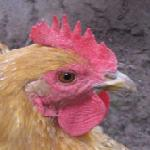
#> input picture machine-learning-tutorials/Classification/Practice/test-images/chickenside0015.jpg, 150 x 150 px
$ jupyter execute --allow-errors 5-Animal-Classification-Performance-Improvement-Case-Study.ipynb
#> lines starting #> are read from the running program, lines starting #| are printed output that depends on the picture
[cell 1]
#pip install opencv-python

<h2>Animal Classification - Improving Classification Performance</h2>

You are given an image classification datasets and template solution:

<ul>
<li>In the current implementation, <b>Grayscale pixel intensities</b> have been used as features trained on a logistic regression model</li>
    <li><b>Only two classes of animals</b> have been considered so far: Chickens and Cats</li>
</ul>

<b style="color:blue">You are tasked to do the following and improve the model performance:</b>

<ul>
    <li>Improve the F1 score using other models such as Neural Networks</li>
    <li>Use RGB features rather than Grayscale and compare performance</li>
    <li>Extend the problem to multiclass (21 classes)</li>
</ul>

<b style="color:blue;">1. Load the datasets and get the list of all animal classes</b>

[cell 2]
import pandas as pd
import os
import warnings
warnings.filterwarnings('ignore')

folder_path = '..\..\..\datasets\\animals'
directories = [name for name in os.listdir(folder_path) if os.path.isdir(os.path.join(folder_path, name))]
animal_classes = directories #get the list all animal classes
print(animal_classes)

[cell 3]
animal_classes = ['DuckHead','ChickenHead','PandaHead']#

<b style="color:blue;">2. Display an animal of each class </b>

[cell 4]
import matplotlib.pyplot as plt
#import matplotlib.image as mpimg
import cv2
import numpy as np

Nc = len(animal_classes)
#> (the rest of this cell did not finish here and is left out)

<b style="color:blue;">3. Create a dataframe of records based on the image data and the existing class labels</b>

<ol>
    <li>Convert every image to grayscale (black and white)</li>
    <li>Resize every image to the same size (40 x 40)</li>
    <li>Convert the image matrix into an array of pixel features</li>
    <li>Form your dataframe</li>
</ol>

[cell 5]
import cv2
new_width = 30
new_height = 30

image_df = pd.DataFrame(columns=['image_name', 'image_class'] + [f'feat_{i}' for i in range(new_width*new_height)])

#> (the rest of this cell did not finish here and is left out)

[cell 6]
X = image_df.drop(columns=['image_name','image_class'])
y = image_df[['image_class']]

[cell 7]
from sklearn.preprocessing import StandardScaler
#---Data Scaling
Sc = StandardScaler()
#> (the rest of this cell did not finish here and is left out)

<b style="color:blue;">4. Split the Data into Training/Test set</b>

[cell 8]
from sklearn.model_selection import train_test_split

#> (the rest of this cell did not finish here and is left out)

<b style="color:blue;">5. Model Building</b>

[cell 9]
from sklearn.linear_model import LogisticRegression

lg = LogisticRegression()
#> (the rest of this cell did not finish here and is left out)

<b style="color:blue;">6. Model Evaluation</b>

[cell 10]
from sklearn.metrics import classification_report

#> (the rest of this cell did not finish here and is left out)

<b style="color:blue;">7. Image Test</b>

[cell 11]
test_image = 'test-images/chickenside0015.jpg' # cat537a.jpg cat547b.jpg cat893a.jpg chickenside0015.jpg chickenside0016.jpg chickenside0014.jpg
image = cv2.imread(test_image)
#> image is the input picture: shape (150, 150, 3); mean B, G, R 107.7, 107.4, 151.2
plt.imshow(cv2.cvtColor(image, cv2.COLOR_BGR2RGB))
gray_image = cv2.cvtColor(image, cv2.COLOR_BGR2GRAY)
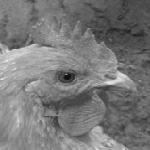
#> gray_image: shape (150, 150); min 8, max 236, mean 120.5
resize_image = cv2.resize(gray_image,(new_width,new_height))
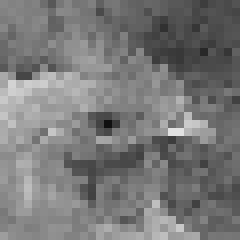
#> resize_image: shape (30, 30) (shown 8 times larger); min 16, max 225, mean 120.3
pixels = resize_image.flatten()
#> pixels = 900 values, max 225 at index 501, min 16 at index 463, mean 120.3
